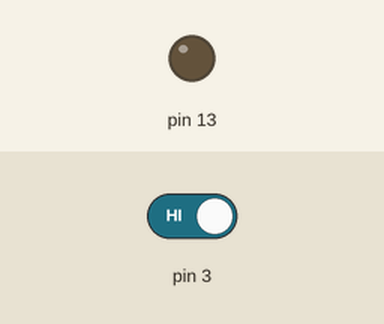
Simulated run of this sketch. Board: Arduino Uno, built with avr-gcc and run on an emulated ATmega328P. Parts: output pins drawn as LEDs (lit = HIGH). The test bench sets the inputs (shaded band); at power-on: pin 3 HIGH. What the sketch prints to the serial monitor is not drawn.

Above: at 1.2 s.
1.3 s: pin 3 driven LOW
At 2.5 s:
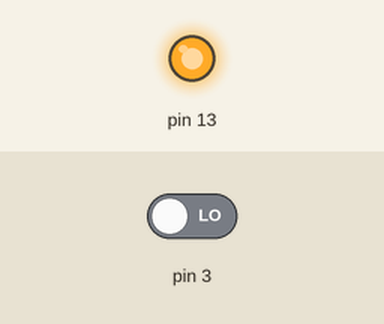
2.8 s: pin 3 driven HIGH
Timing chart, 0 to 5.8 s (numbered marks = the images above; inputs shaded):
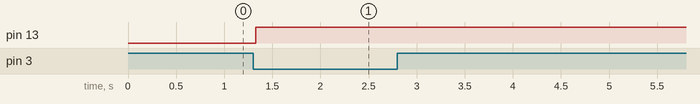

Measured:
- after the input at 1.3 s, pin 13: LOW → HIGH at once
- after the input at 2.8 s, every drawn part: stays the same

The sketch:

button_count.ino
```cpp
int flag = 0;
int cnt = 0;
void setup() {
  pinMode(13, OUTPUT);
  pinMode(3, INPUT);
  Serial.begin(9600);
}

void loop() {
if(digitalRead(3) == LOW)
{
  delay(30);
  if(flag == 0)
  {
    digitalWrite(13,1);
    flag = 1;
    cnt++;
  }
  else
  {
    digitalWrite(13,0);
    flag = 0;
    cnt++;
  }
  delay(30);
  while(digitalRead(3)==LOW);
  Serial.println(cnt);
}


}
```
